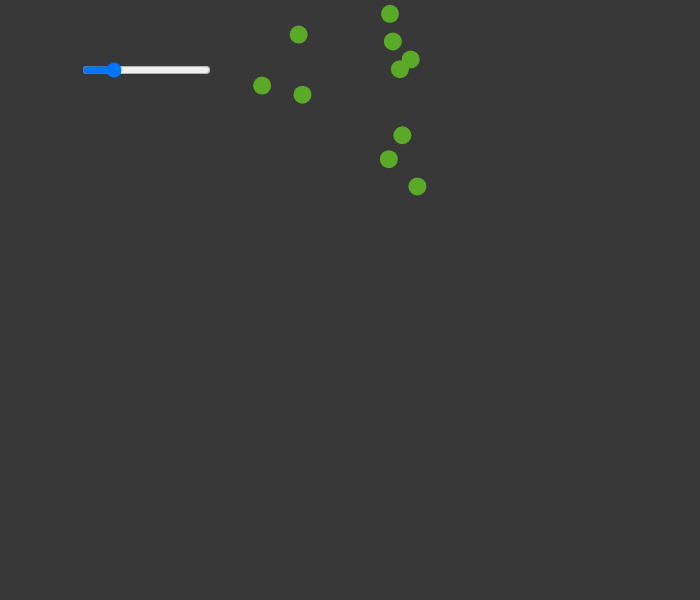
Frame 1 (no input)
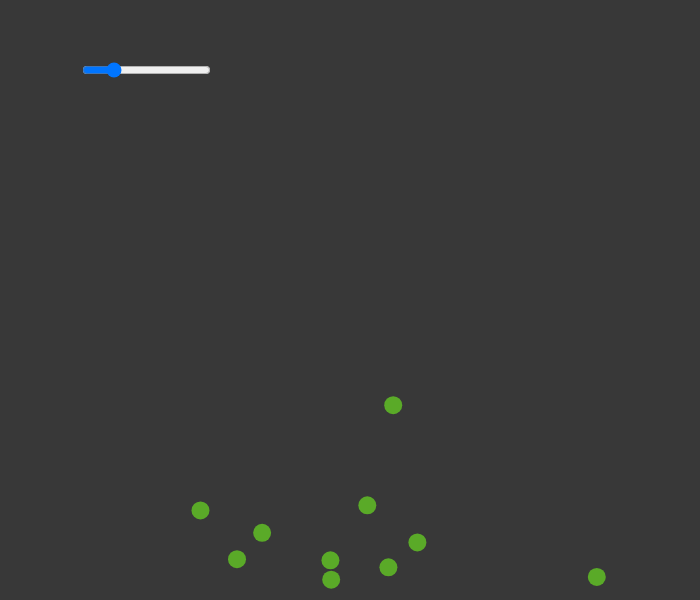
Frame 60 (no input)
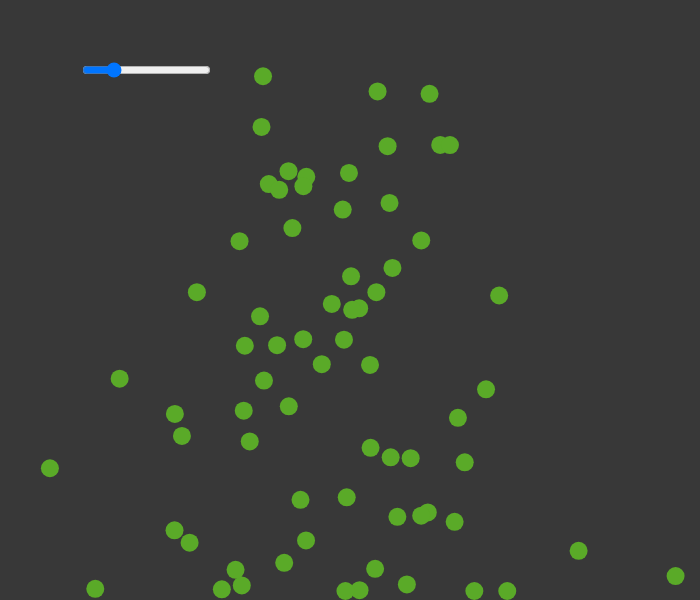
Frame 120 (the mouse pressed at the canvas centre since frame 60)

The p5.js sketch that drew these frames (run headless with seeded random() and noise() and a simulated clock; from frame 60 on, the mouse is pressed at the canvas centre):

// p5.js sketch
// ── sketch.js
var balls = [];

var wind = 0;
var gravity =1.6;
var v;

var slider;

function setup(){
 if(screen.width<1000) createCanvas(700,600);
 else createCanvas(screen.width-200,840);
  background(56);
  
    slider = createSlider(4,70,18);
    slider.position(screen.width/2-(screen.width*0.8)/2,60);
  let s = screen.width-250;

  frameRate(30);
  for(let i=0;i<10;i++){
    let b = new Ball(width/2,balls.length,slider.value());
    balls.push(b);  
  }
      fill(90,170,40);
      noStroke();
}

function draw(){
 background(56);
    v = createVector(wind,gravity);
  for(let i=0;i<balls.length;i++){
    balls[i].edges();
    balls[i].make();
    balls[i].update();
    balls[i].applyForce(v);
    }
   if(mouseIsPressed){
       let b = new Ball(mouseX,balls.length,slider.value());
    balls.push(b); 
       
  }
  if(wind<0 && !keyIsPressed) wind+=0.06;
  if(wind>0 && !keyIsPressed) wind-=0.06;
}

function keyPressed(){
  
  if(keyCode==65){
    wind=-0.6;
  }   
  else if(keyCode==68){
    wind=0.6;
  }
}

class Ball{
 
  constructor(m,n,s){
    
      
       this.loc = createVector(random(m-100,m+100),random(200));
    this.vel = createVector();
    this.acc = createVector(); 
    this.size = s;
    this.jump = true;
    this.i = n;
  }
 update(){
  this.vel.add(this.acc);
this.loc.add(this.vel);
   
  this.vel.mult(0.97);
  this.acc.mult(0);
 }
  make(){
    ellipse(this.loc.x,this.loc.y,this.size,this.size);
  } 
  applyForce(force){
   this.acc.add(force);
  }
  edges(){
    let space = this.size/2;
    if(this.loc.x>width){
      this.loc.x = width;
      this.vel.x = -this.vel.x;
      }
    if(this.loc.x<0){
      this.loc.x = 0;
      this.vel.x = -this.vel.x;
      }
      if(this.loc.y<space){
      this.loc.y = space;
      this.vel.y = -this.vel.y;
      }
     if(this.loc.y>height-space){
      this.loc.y = height-space;
      this.vel.y = -this.vel.y;
      }
    
   for(let i=this.i;i<balls.length;i++){
       if(abs(this.loc.x-balls[i].loc.x)<(space+balls[i].size/2)+this.vel.mag()+balls[i].vel.mag() && abs(this.loc.y-balls[i].loc.y)<(space+balls[i].size/2)+this.vel.mag()+balls[i].vel.mag()){
         let xoff = map(this.loc.x-balls[i].loc.x,-(space+balls[i].size/2)-this.acc.mag()-this.vel.mag(),(space+balls[i].size/2)+this.acc.mag()+this.vel.mag(),-0.05,0.05);
         if(xoff>0)xoff=0.3;
         else if(xoff<0)xoff=-0.3;
         else xoff = 0;
    
         let yoff = map(this.loc.y-balls[i].loc.y,-(space+balls[i].size/2)-this.acc.mag()-this.vel.mag(),(space+balls[i].size/2)+this.acc.mag()+this.vel.mag(),-0.6,0.6);
         if(yoff>0) yoff=1;
         else if(yoff<0) yoff=-1;
         else yoff=0;
     
         let vector = createVector(xoff,yoff);
   
         this.acc.add(vector);
       } 
      
 }
   } 
  
}

  
// ── main.css
body{

    background-color:rgb(35,35,40);
    margin:0 auto;
    display:flex;
    justify-content:center;
     
}
   
input[type=range]{
     -webkit-appearance: none;
     cursor:pointer;
     background:#91FF9B;
     height:10px;
     width:80%;
     border-radius:40px;
     -webkit-border-radius:40px;
     -moz-border-radius:40px;
     -ms-border-radius:40px;
     outline:none;
     color:transparent;
     box-shadow: 0px 0px 200px 5px #fff;
   }
   input[type=range]::-webkit-slider-thumb{
     -webkit-appearance: none;
     background-color:black;
     height:25px;
     width:25px;
     border-radius:8px;
     -webkit-border-radius:8px;
     -moz-border-radius:8px;
     -ms-border-radius:8px;
     box-shadow: 0px 0px 20px 20px #000;
   }
   input[type=range]::-moz-range-thumb{
     -moz-appearance: none;
     background-color:black;
     height:25px;
     width:25px;
     border-radius:8px;
     -webkit-border-radius:8px;
     -moz-border-radius:8px;
     -ms-border-radius:8px;
     box-shadow: 0px 0px 20px 20px #000;
   }
   input[type=range]::-ms-thumb{
     -webkit-appearance: none;
     -ms-appearance: none;
     background-color:black;
     height:25px;
     width:25px;
     border-radius:8px;
     -webkit-border-radius:8px;
     -moz-border-radius:8px;
     -ms-border-radius:8px;
     box-shadow: 0px 0px 20px 20px #000;
   }
